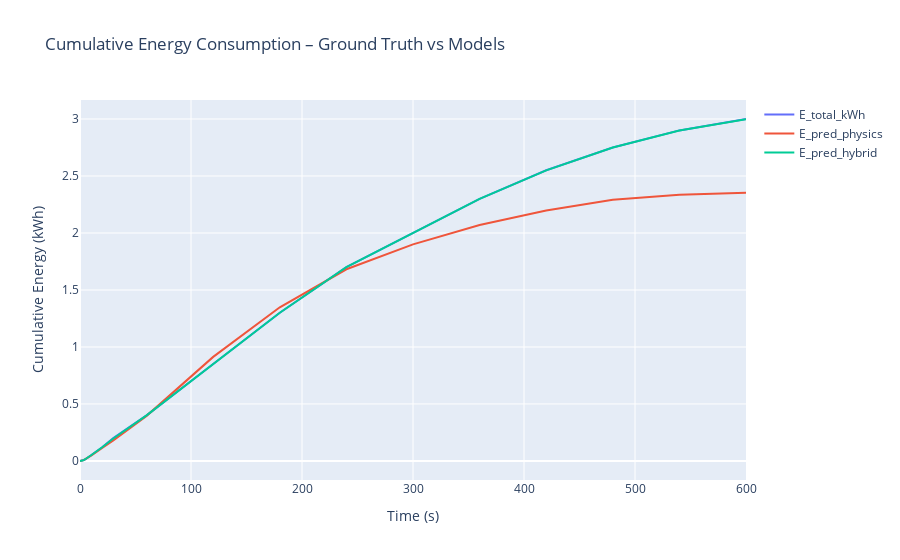

Here is the notebook cell this chart was saved with:
### Code cell
plot_df = trips.copy()

fig_energy = px.line(
    plot_df,
    x="time_s",
    y=["E_total_kWh", "E_pred_physics", "E_pred_hybrid"],
    labels={
        "value": "Cumulative Energy (kWh)",
        "time_s": "Time (s)",
        "variable": "Signal"
    },
    title="Cumulative Energy Consumption – Ground Truth vs Models"
)

fig_energy.update_layout(
    legend_title_text="",
    hovermode="x unified"
)

fig_energy.show()

### Figure 1 — Plotly figure (JSON) as saved in the notebook; plotly's stock layout.template omitted (floating-point values rounded to 4 significant figures)
{"data": [{"hovertemplate": "Signal=E_total_kWh<br>Time (s)=%{x}<br>Cumulative Energy (kWh)=%{y}<extra></extra>", "legendgroup": "E_total_kWh", "line": {"color": "#636efa", "dash": "solid"}, "marker": {"symbol": "circle"}, "mode": "lines", "name": "E_total_kWh", "orientation": "v", "showlegend": true, "type": "scatter", "x": [0, 1, 2, 3, 4, 5, 10, 20, 30, 60, 120, 180, 240, 300, 360, 420, 480, 540, 600], "xaxis": "x", "y": [0.0, 0.001, 0.003, 0.006, 0.01, 0.015, 0.05, 0.12, 0.2, 0.4, 0.85, 1.3, 1.7, 2.0, 2.3, 2.55, 2.75, 2.9, 3.0], "yaxis": "y"}, {"hovertemplate": "Signal=E_pred_physics<br>Time (s)=%{x}<br>Cumulative Energy (kWh)=%{y}<extra></extra>", "legendgroup": "E_pred_physics", "line": {"color": "#EF553B", "dash": "solid"}, "marker": {"symbol": "circle"}, "mode": "lines", "name": "E_pred_physics", "orientation": "v", "showlegend": true, "type": "scatter", "x": [0, 1, 2, 3, 4, 5, 10, 20, 30, 60, 120, 180, 240, 300, 360, 420, 480, 540, 600], "xaxis": "x", "y": [0.0002955, 0.001334, 0.003784, 0.006863, 0.01154, 0.01739, 0.04661, 0.1135, 0.1806, 0.3955, 0.913, 1.348, 1.682, 1.9, 2.07, 2.197, 2.291, 2.336, 2.354], "yaxis": "y"}, {"hovertemplate": "Signal=E_pred_hybrid<br>Time (s)=%{x}<br>Cumulative Energy (kWh)=%{y}<extra></extra>", "legendgroup": "E_pred_hybrid", "line": {"color": "#00cc96", "dash": "solid"}, "marker": {"symbol": "circle"}, "mode": "lines", "name": "E_pred_hybrid", "orientation": "v", "showlegend": true, "type": "scatter", "x": [0, 1, 2, 3, 4, 5, 10, 20, 30, 60, 120, 180, 240, 300, 360, 420, 480, 540, 600], "xaxis": "x", "y": [-0.0004336, 0.0006052, 0.003055, 0.006134, 0.01071, 0.01656, 0.04989, 0.1198, 0.1971, 0.4002, 0.8513, 1.3, 1.7, 2.001, 2.3, 2.55, 2.749, 2.899, 2.997], "yaxis": "y"}], "layout": {"hovermode": "x unified", "legend": {"title": {"text": ""}, "tracegroupgap": 0}, "title": {"text": "Cumulative Energy Consumption – Ground Truth vs Models"}, "xaxis": {"anchor": "y", "domain": [0, 1], "title": {"text": "Time (s)"}}, "yaxis": {"anchor": "x", "domain": [0, 1], "title": {"text": "Cumulative Energy (kWh)"}}}}
